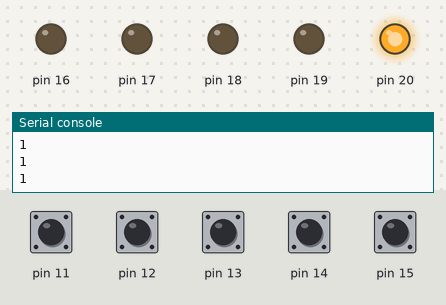
The program below on a simulated MicroPython board. Shown: output pins drawn as LEDs (lit = HIGH), the last lines printed to the serial console. The test bench sets the inputs (shaded band); at power-on: pin 11–15 LOW.

Above: at 1.2 s.
1.3 s: pin 12 pulled HIGH for 0.15 s
At 2.5 s:
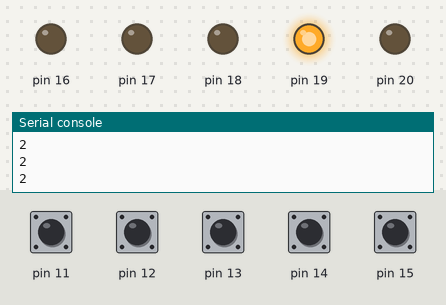
2.9 s: pin 13 pulled HIGH for 0.15 s
At 4.0 s:
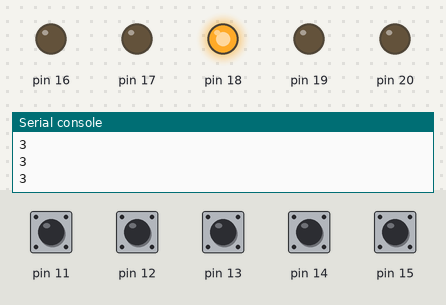
4.5 s: pin 14 pulled HIGH for 0.15 s
At 5.4 s:
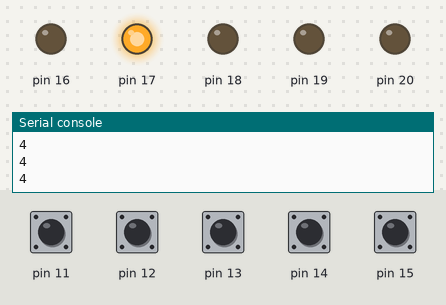
6.1 s: pin 15 pulled HIGH for 0.15 s
At 6.8 s:
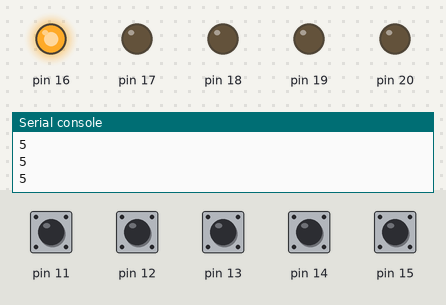
7.7 s: pin 11 pulled HIGH for 0.15 s
At 9.0 s:
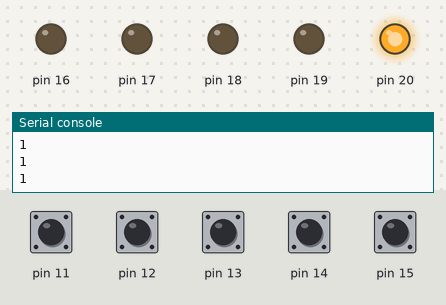
9.3 s: pin 12 pulled HIGH for 1 s
At 10.7 s:
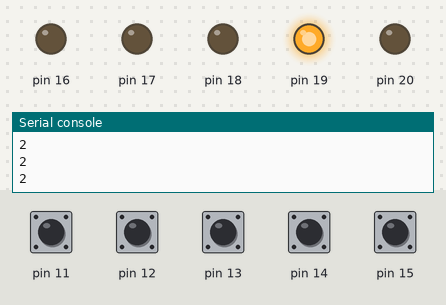
Timing chart, 0 to 12.3 s (numbered marks = the images above; inputs shaded):
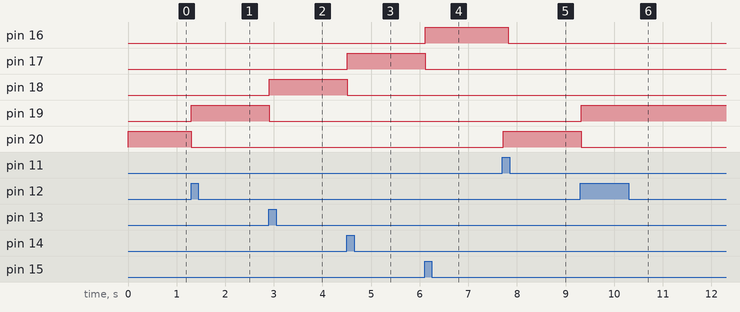

The program:

Lift_v1.py
```python
from machine import Pin
import time

def btn_pin(pin_number: int):
    return Pin(pin_number, Pin.IN, Pin.PULL_DOWN)

def led_pin(pin_number: int):
    return Pin(pin_number, Pin.OUT)

class Floor:
    def __init__(self, btn_pin: Pin, led_pin: Pin):
        self.btn_pin = btn_pin
        self.led_pin = led_pin

    def is_pressed(self):
        return self.btn_pin.value() == 1

    def led_on(self):
        self.led_pin.value(1)

    def led_off(self):
        self.led_pin.value(0)

floors = {
    5: Floor(btn_pin(15), led_pin(16)),
    4: Floor(btn_pin(14), led_pin(17)),
    3: Floor(btn_pin(13), led_pin(18)),
    2: Floor(btn_pin(12), led_pin(19)),
    1: Floor(btn_pin(11), led_pin(20))
}


floors[1].led_on()
current_floor = 1

while True:

    for number, floor in floors.items():
        if floor.is_pressed():
            floor.led_on()
            current_floor = number
        elif number is not current_floor:
            floor.led_off()

    print(current_floor)
    time.sleep(0.1)
```

Measured:
- after the input at 1.3 s, pin 19: LOW → HIGH at once; pin 20: HIGH → LOW at once
- after the input at 2.9 s, pin 18: LOW → HIGH at once; pin 19: HIGH → LOW at once
- after the input at 4.5 s, pin 17: LOW → HIGH at once; pin 18: HIGH → LOW at once
- after the input at 6.1 s, pin 16: LOW → HIGH at once; pin 17: HIGH → LOW at once
- after the input at 7.7 s, pin 16: HIGH → LOW after 0.12 s; pin 20: LOW → HIGH at once
- after the input at 9.3 s, pin 19: LOW → HIGH at once; pin 20: HIGH → LOW at once
